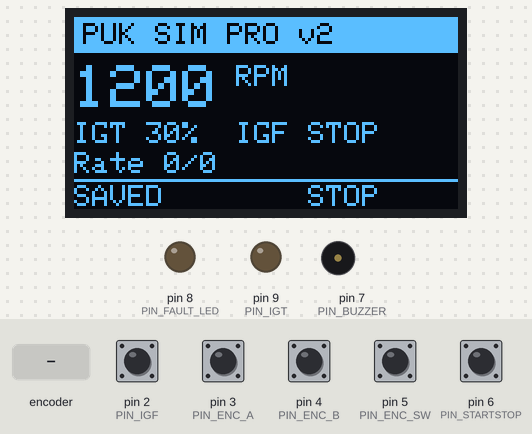
This sketch was run on a simulated Arduino Uno, built with avr-gcc and run on an emulated ATmega328P. Shown: 128×64 one-colour display, output pins drawn as LEDs (lit = HIGH), buzzer (waves = sounding). Dashed ring = blinking. Inputs (shaded band) come from the test bench; at power-on: pin 2 (PIN_IGF), pin 3 (PIN_ENC_A), pin 4 (PIN_ENC_B), pin 5 (PIN_ENC_SW), pin 6 (PIN_STARTSTOP) HIGH. EEPROM starts erased.

Above: at 2.1 s.
2.2 s: pin 6 (PIN_STARTSTOP) pulled LOW for 0.15 s
At 2.57 s:
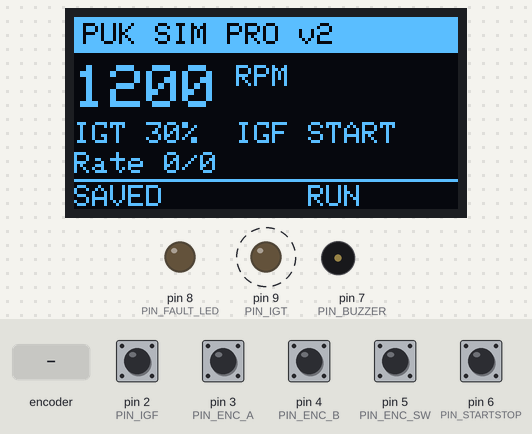
2.9 s: rotary encoder on pin 3 (PIN_ENC_A) / pin 4 (PIN_ENC_B) turned 3 steps (first pin leading)
At 3.52 s:
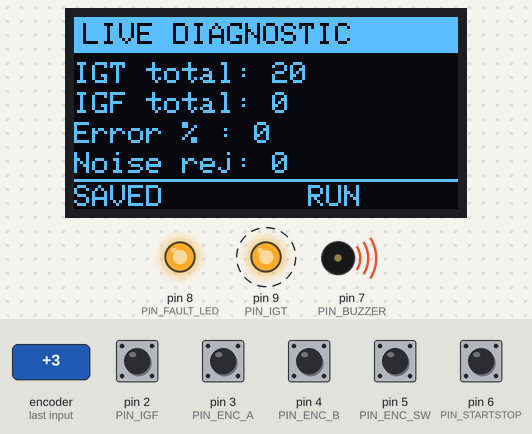
5.0 s: pin 5 (PIN_ENC_SW) pulled LOW for 0.15 s
At 5.62 s:
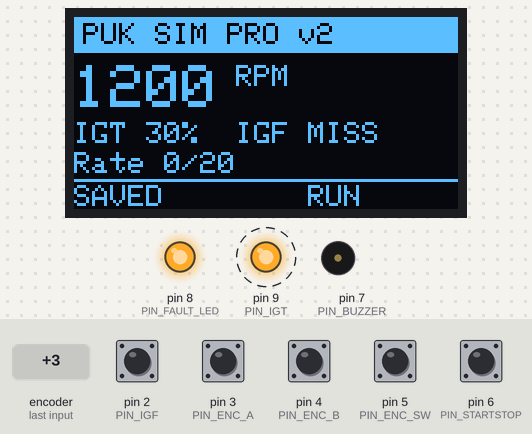
5.7 s: pin 5 (PIN_ENC_SW) pulled LOW for 1 s
At 6.22 s:
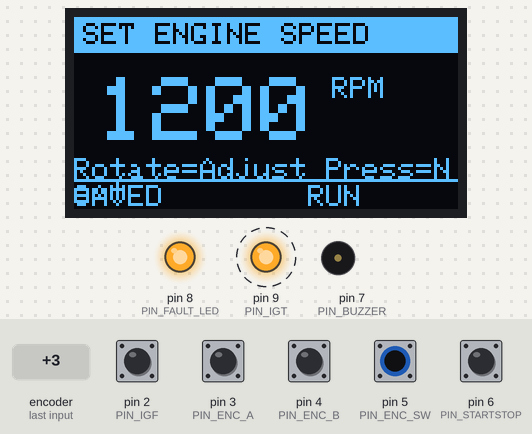
7.3 s: pin 5 (PIN_ENC_SW) pulled LOW for 0.15 s
At 7.94 s:
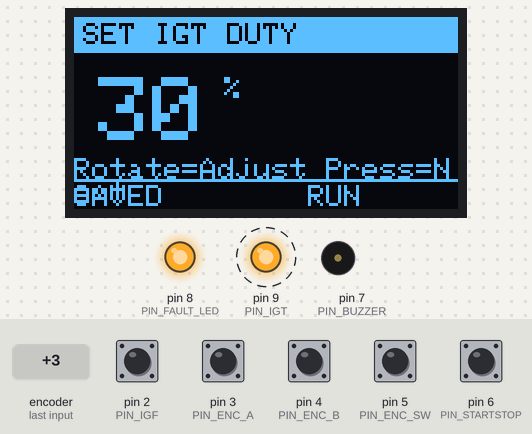
8.0 s: pin 6 (PIN_STARTSTOP) pulled LOW for 1 s
At 9.3 s:
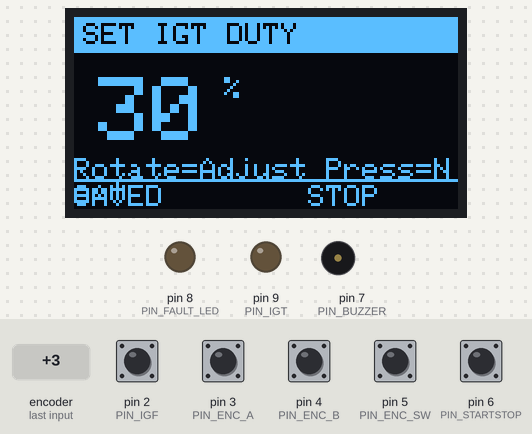
Timing chart, 0 to 11.0 s (numbered marks = the images above; inputs shaded):
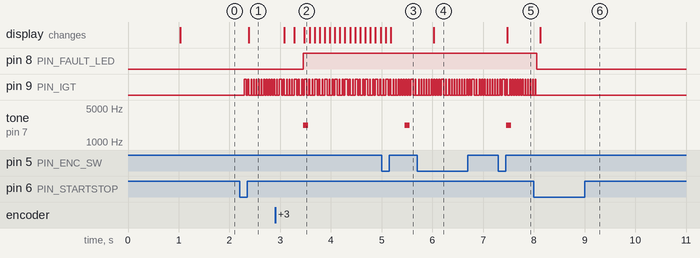

Measured:
- after the input at 2.2 s, pin 9 (PIN_IGT): alternates HIGH for 0.02 s and LOW for 0.04 s, starting after 0.09 s; the display: changes after 0.18 s (image 1)
- after the input at 2.9 s, the display: first changes after 0.18 s (image 2 shows a later state)
- after the input at 5.0 s, the display: first differs from a run without the input after 0.18 s (image 3)
- after the input at 5.7 s, the display: changes after 0.33 s (image 4)
- after the input at 7.3 s, the display: changes after 0.18 s (image 5)
- after the input at 8.0 s, pin 8 (PIN_FAULT_LED): HIGH → LOW after 0.06 s; pin 9 (PIN_IGT): goes on until 8.0 s, then stays LOW; tone on pin 7 (PIN_BUZZER): stays silent (without the input it goes to 2200 Hz after 1.5 s); the display: changes after 0.13 s (image 6)

The sketch:

PUK_StandAlone_OLED_PRO_v2.ino
```cpp
/*
  PUK Stand Alone IGT/IGF OLED Simulator PRO v2.0
  Target: Arduino UNO / Nano (ATmega328P)
  Display: SSD1306 128x64 I2C, address 0x3C

  Features
  - Multi-page industrial-style OLED UI
  - Rotary encoder navigation
  - Adjustable RPM, duty cycle and expected IGF ratio
  - EEPROM save/load with signature and bounds checking
  - Non-blocking IGT signal generator
  - IGF interrupt capture with digital debounce/noise rejection
  - Fail detection: STARTING, OK, MISS, LOW, HIGH, NOISE
  - Audible/LED fault indication

  IMPORTANT
  D9 is a logic signal only. Do not connect D9 directly to an automotive ECU.
  Use the transistor/open-collector output stage in WIRING.md.
*/

#include <Wire.h>
#include <EEPROM.h>
#include <Adafruit_GFX.h>
#include <Adafruit_SSD1306.h>

constexpr uint8_t OLED_WIDTH = 128;
constexpr uint8_t OLED_HEIGHT = 64;
constexpr uint8_t OLED_ADDR = 0x3C;
Adafruit_SSD1306 display(OLED_WIDTH, OLED_HEIGHT, &Wire, -1);

constexpr uint8_t PIN_IGF       = 2;
constexpr uint8_t PIN_ENC_A     = 3;
constexpr uint8_t PIN_ENC_B     = 4;
constexpr uint8_t PIN_ENC_SW    = 5;
constexpr uint8_t PIN_STARTSTOP = 6;
constexpr uint8_t PIN_BUZZER    = 7;
constexpr uint8_t PIN_FAULT_LED = 8;
constexpr uint8_t PIN_IGT       = 9;

constexpr uint16_t RPM_MIN = 200;
constexpr uint16_t RPM_MAX = 7000;
constexpr uint8_t DUTY_MIN = 5;
constexpr uint8_t DUTY_MAX = 90;
constexpr uint8_t RATIO_MIN = 1;
constexpr uint8_t RATIO_MAX = 8;
constexpr uint16_t IGF_TIMEOUT_MS = 700;
constexpr uint16_t STARTUP_GRACE_MS = 1200;
constexpr uint32_t IGF_MIN_EDGE_US = 250;
constexpr uint16_t EEPROM_SIGNATURE = 0x504B;
constexpr int EEPROM_ADDR = 0;

struct Settings {
  uint16_t signature;
  uint16_t rpm;
  uint8_t duty;
  uint8_t pulsesPerRev;
  uint8_t expectedIgfRatio;
  uint8_t tolerancePct;
  uint8_t soundEnabled;
  uint8_t reserved;
};

Settings settings;

enum class Page : uint8_t {
  DASHBOARD, RPM, DUTY, PULSES, IGF_RATIO, TOLERANCE, SETTINGS, DIAGNOSTIC, PAGE_COUNT
};

enum class FailState : uint8_t {
  STOPPED, STARTING, OK, MISS, LOW_RATE, HIGH_RATE, NOISE
};

Page page = Page::DASHBOARD;
FailState failState = FailState::STOPPED;
bool running = false;
bool dirtySettings = false;

volatile uint32_t igfTotalCount = 0;
volatile uint32_t igfWindowCount = 0;
volatile uint32_t lastIgfEdgeUs = 0;
volatile uint32_t noiseRejectedCount = 0;

uint32_t igtTotalCount = 0;
uint32_t igtWindowCount = 0;
uint32_t runStartedMs = 0;
uint32_t lastHealthCheckMs = 0;
uint32_t lastDisplayMs = 0;
uint32_t lastBuzzerMs = 0;
uint16_t measuredIgfRate = 0;
uint16_t expectedIgfRate = 0;
int16_t rateErrorPct = 0;
bool igtHigh = false;
uint32_t phaseStartedUs = 0;

template <typename T>
T clampValue(T value, T minimum, T maximum) {
  if (value < minimum) return minimum;
  if (value > maximum) return maximum;
  return value;
}

const __FlashStringHelper* failText(FailState state) {
  switch (state) {
    case FailState::STOPPED:   return F("STOP");
    case FailState::STARTING:  return F("START");
    case FailState::OK:        return F("OK");
    case FailState::MISS:      return F("MISS");
    case FailState::LOW_RATE:  return F("LOW");
    case FailState::HIGH_RATE: return F("HIGH");
    case FailState::NOISE:     return F("NOISE");
  }
  return F("?");
}

bool isFault(FailState state) {
  return state == FailState::MISS || state == FailState::LOW_RATE ||
         state == FailState::HIGH_RATE || state == FailState::NOISE;
}

void setFactoryDefaults() {
  settings.signature = EEPROM_SIGNATURE;
  settings.rpm = 1200;
  settings.duty = 30;
  settings.pulsesPerRev = 1;
  settings.expectedIgfRatio = 1;
  settings.tolerancePct = 30;
  settings.soundEnabled = 1;
  settings.reserved = 0;
}

bool settingsAreValid() {
  return settings.signature == EEPROM_SIGNATURE &&
         settings.rpm >= RPM_MIN && settings.rpm <= RPM_MAX &&
         settings.duty >= DUTY_MIN && settings.duty <= DUTY_MAX &&
         settings.pulsesPerRev >= 1 && settings.pulsesPerRev <= 8 &&
         settings.expectedIgfRatio >= RATIO_MIN && settings.expectedIgfRatio <= RATIO_MAX &&
         settings.tolerancePct >= 5 && settings.tolerancePct <= 80 &&
         settings.soundEnabled <= 1;
}

void loadSettings() {
  EEPROM.get(EEPROM_ADDR, settings);
  if (!settingsAreValid()) {
    setFactoryDefaults();
    EEPROM.put(EEPROM_ADDR, settings);
  }
}

void saveSettings() {
  settings.signature = EEPROM_SIGNATURE;
  EEPROM.put(EEPROM_ADDR, settings);
  dirtySettings = false;
}

void onIgfFallingEdge() {
  const uint32_t nowUs = micros();
  const uint32_t intervalUs = nowUs - lastIgfEdgeUs;
  if (lastIgfEdgeUs != 0 && intervalUs < IGF_MIN_EDGE_US) {
    noiseRejectedCount++;
    return;
  }
  lastIgfEdgeUs = nowUs;
  igfTotalCount++;
  igfWindowCount++;
}

int8_t readEncoderStep() {
  static uint8_t previousA = HIGH;
  const uint8_t currentA = digitalRead(PIN_ENC_A);
  int8_t step = 0;
  if (currentA != previousA && currentA == LOW) {
    step = (digitalRead(PIN_ENC_B) == HIGH) ? 1 : -1;
  }
  previousA = currentA;
  return step;
}

bool buttonPressed(uint8_t pin) {
  static uint32_t lastChange[2] = {0, 0};
  static uint8_t stableState[2] = {HIGH, HIGH};
  static uint8_t lastReading[2] = {HIGH, HIGH};
  const uint8_t index = (pin == PIN_ENC_SW) ? 0 : 1;
  const uint8_t reading = digitalRead(pin);
  bool pressed = false;
  if (reading != lastReading[index]) {
    lastChange[index] = millis();
    lastReading[index] = reading;
  }
  if (millis() - lastChange[index] > 30 && reading != stableState[index]) {
    stableState[index] = reading;
    if (stableState[index] == LOW) pressed = true;
  }
  return pressed;
}

void adjustCurrentPage(int8_t step) {
  if (step == 0) return;
  switch (page) {
    case Page::DASHBOARD:
      page = static_cast<Page>((static_cast<int8_t>(page) + step + static_cast<int8_t>(Page::PAGE_COUNT)) % static_cast<int8_t>(Page::PAGE_COUNT));
      break;
    case Page::RPM:
      settings.rpm = clampValue<int>(settings.rpm + step * 50, RPM_MIN, RPM_MAX);
      dirtySettings = true;
      break;
    case Page::DUTY:
      settings.duty = clampValue<int>(settings.duty + step, DUTY_MIN, DUTY_MAX);
      dirtySettings = true;
      break;
    case Page::PULSES:
      settings.pulsesPerRev = clampValue<int>(settings.pulsesPerRev + step, 1, 8);
      dirtySettings = true;
      break;
    case Page::IGF_RATIO:
      settings.expectedIgfRatio = clampValue<int>(settings.expectedIgfRatio + step, RATIO_MIN, RATIO_MAX);
      dirtySettings = true;
      break;
    case Page::TOLERANCE:
      settings.tolerancePct = clampValue<int>(settings.tolerancePct + step * 5, 5, 80);
      dirtySettings = true;
      break;
    case Page::SETTINGS:
      settings.soundEnabled = settings.soundEnabled ? 0 : 1;
      dirtySettings = true;
      break;
    case Page::DIAGNOSTIC:
    case Page::PAGE_COUNT:
      page = Page::DASHBOARD;
      break;
  }
}

void nextPage() {
  uint8_t next = static_cast<uint8_t>(page) + 1;
  if (next >= static_cast<uint8_t>(Page::PAGE_COUNT)) next = 0;
  page = static_cast<Page>(next);
}

void stopOutput() {
  running = false;
  digitalWrite(PIN_IGT, LOW);
  igtHigh = false;
  failState = FailState::STOPPED;
  digitalWrite(PIN_FAULT_LED, LOW);
}

void startOutput() {
  noInterrupts();
  igfWindowCount = 0;
  lastIgfEdgeUs = 0;
  interrupts();
  igtWindowCount = 0;
  measuredIgfRate = 0;
  expectedIgfRate = 0;
  rateErrorPct = 0;
  running = true;
  runStartedMs = millis();
  lastHealthCheckMs = millis();
  phaseStartedUs = micros();
  igtHigh = false;
  failState = FailState::STARTING;
}

void toggleRun() {
  if (running) stopOutput();
  else startOutput();
}

void updateIgtGenerator() {
  if (!running) return;
  const uint32_t pulsePeriodUs = 60000000UL / ((uint32_t)settings.rpm * settings.pulsesPerRev);
  const uint32_t highTimeUs = max<uint32_t>(100, (pulsePeriodUs * settings.duty) / 100UL);
  const uint32_t lowTimeUs = max<uint32_t>(100, pulsePeriodUs - highTimeUs);
  const uint32_t nowUs = micros();
  const uint32_t elapsedUs = nowUs - phaseStartedUs;
  if (!igtHigh && elapsedUs >= lowTimeUs) {
    igtHigh = true;
    phaseStartedUs = nowUs;
    digitalWrite(PIN_IGT, HIGH);
    igtTotalCount++;
    igtWindowCount++;
  } else if (igtHigh && elapsedUs >= highTimeUs) {
    igtHigh = false;
    phaseStartedUs = nowUs;
    digitalWrite(PIN_IGT, LOW);
  }
}

void updateHealthMonitor() {
  if (!running) return;
  const uint32_t nowMs = millis();
  if (nowMs - runStartedMs < STARTUP_GRACE_MS) {
    failState = FailState::STARTING;
    return;
  }
  if (nowMs - lastHealthCheckMs < 1000) return;
  const uint32_t windowMs = nowMs - lastHealthCheckMs;
  lastHealthCheckMs = nowMs;

  noInterrupts();
  const uint32_t igfEdges = igfWindowCount;
  igfWindowCount = 0;
  const uint32_t lastEdgeUsCopy = lastIgfEdgeUs;
  const uint32_t noiseCopy = noiseRejectedCount;
  noiseRejectedCount = 0;
  interrupts();

  const uint32_t igtEdges = igtWindowCount;
  igtWindowCount = 0;
  measuredIgfRate = (uint16_t)((igfEdges * 1000UL) / max<uint32_t>(1, windowMs));
  expectedIgfRate = (uint16_t)(((uint32_t)settings.rpm * settings.pulsesPerRev * settings.expectedIgfRatio) / 60UL);
  if (expectedIgfRate > 0) {
    rateErrorPct = (int16_t)(((int32_t)measuredIgfRate - expectedIgfRate) * 100L / expectedIgfRate);
  } else {
    rateErrorPct = 0;
  }

  const bool timedOut = (lastEdgeUsCopy == 0) || ((micros() - lastEdgeUsCopy) > (uint32_t)IGF_TIMEOUT_MS * 1000UL);
  const uint16_t lowerLimit = expectedIgfRate * (100 - settings.tolerancePct) / 100;
  const uint16_t upperLimit = expectedIgfRate * (100 + settings.tolerancePct) / 100;

  if (noiseCopy > max<uint32_t>(3, igfEdges / 3)) failState = FailState::NOISE;
  else if (timedOut || (igtEdges > 0 && igfEdges == 0)) failState = FailState::MISS;
  else if (measuredIgfRate < lowerLimit) failState = FailState::LOW_RATE;
  else if (measuredIgfRate > upperLimit) failState = FailState::HIGH_RATE;
  else failState = FailState::OK;

  const bool fault = isFault(failState);
  digitalWrite(PIN_FAULT_LED, fault ? HIGH : LOW);
  if (fault && settings.soundEnabled && nowMs - lastBuzzerMs > 1500) {
    tone(PIN_BUZZER, 2200, 100);
    lastBuzzerMs = nowMs;
  }
}

void drawHeader(const __FlashStringHelper* title) {
  display.fillRect(0, 0, 128, 12, SSD1306_WHITE);
  display.setTextColor(SSD1306_BLACK);
  display.setCursor(3, 2);
  display.print(title);
  display.setTextColor(SSD1306_WHITE);
}

void drawFooter() {
  display.drawLine(0, 54, 127, 54, SSD1306_WHITE);
  display.setCursor(0, 56);
  display.print(dirtySettings ? F("*UNSAVED") : F("SAVED"));
  display.setCursor(78, 56);
  display.print(running ? F("RUN") : F("STOP"));
}

void drawDashboard() {
  drawHeader(F("PUK SIM PRO v2"));
  display.setTextSize(2);
  display.setCursor(0, 16);
  display.print(settings.rpm);
  display.setTextSize(1);
  display.print(F(" RPM"));
  display.setCursor(0, 35);
  display.print(F("IGT "));
  display.print(settings.duty);
  display.print(F("%  IGF "));
  display.print(failText(failState));
  display.setCursor(0, 45);
  display.print(F("Rate "));
  display.print(measuredIgfRate);
  display.print(F("/"));
  display.print(expectedIgfRate);
  drawFooter();
}

void drawValuePage(const __FlashStringHelper* title, int value, const __FlashStringHelper* unit) {
  drawHeader(title);
  display.setTextSize(3);
  display.setCursor(8, 20);
  display.print(value);
  display.setTextSize(1);
  display.print(F(" "));
  display.print(unit);
  display.setCursor(0, 47);
  display.print(F("Rotate=Adjust Press=Next"));
  drawFooter();
}

void drawSettingsPage() {
  drawHeader(F("ALARM SETTINGS"));
  display.setTextSize(2);
  display.setCursor(5, 21);
  display.print(settings.soundEnabled ? F("SOUND ON") : F("SOUND OFF"));
  display.setTextSize(1);
  display.setCursor(0, 45);
  display.print(F("Rotate=Toggle Press=Next"));
  drawFooter();
}

void drawDiagnosticPage() {
  uint32_t igfCopy;
  uint32_t rejectedCopy;
  noInterrupts();
  igfCopy = igfTotalCount;
  rejectedCopy = noiseRejectedCount;
  interrupts();
  drawHeader(F("LIVE DIAGNOSTIC"));
  display.setCursor(0, 15);
  display.print(F("IGT total: "));
  display.print(igtTotalCount);
  display.setCursor(0, 25);
  display.print(F("IGF total: "));
  display.print(igfCopy);
  display.setCursor(0, 35);
  display.print(F("Error % : "));
  display.print(rateErrorPct);
  display.setCursor(0, 45);
  display.print(F("Noise rej: "));
  display.print(rejectedCopy);
  drawFooter();
}

void updateDisplay() {
  if (millis() - lastDisplayMs < 100) return;
  lastDisplayMs = millis();
  display.clearDisplay();
  display.setTextColor(SSD1306_WHITE);
  display.setTextSize(1);
  switch (page) {
    case Page::DASHBOARD:  drawDashboard(); break;
    case Page::RPM:        drawValuePage(F("SET ENGINE SPEED"), settings.rpm, F("RPM")); break;
    case Page::DUTY:       drawValuePage(F("SET IGT DUTY"), settings.duty, F("%")); break;
    case Page::PULSES:     drawValuePage(F("IGT PULSES/REV"), settings.pulsesPerRev, F("PPR")); break;
    case Page::IGF_RATIO:  drawValuePage(F("EXPECTED IGF RATIO"), settings.expectedIgfRatio, F("xIGT")); break;
    case Page::TOLERANCE:  drawValuePage(F("FAIL TOLERANCE"), settings.tolerancePct, F("%")); break;
    case Page::SETTINGS:   drawSettingsPage(); break;
    case Page::DIAGNOSTIC: drawDiagnosticPage(); break;
    case Page::PAGE_COUNT: page = Page::DASHBOARD; break;
  }
  display.display();
}

void showBootScreen() {
  display.clearDisplay();
  display.setTextColor(SSD1306_WHITE);
  display.setTextSize(2);
  display.setCursor(18, 12);
  display.print(F("PUK SIM"));
  display.setTextSize(1);
  display.setCursor(26, 37);
  display.print(F("OLED PRO v2.0"));
  display.setCursor(20, 51);
  display.print(F("SELF TEST: PASS"));
  display.display();
  delay(900);
}

void setup() {
  pinMode(PIN_IGT, OUTPUT);
  pinMode(PIN_IGF, INPUT_PULLUP);
  pinMode(PIN_ENC_A, INPUT_PULLUP);
  pinMode(PIN_ENC_B, INPUT_PULLUP);
  pinMode(PIN_ENC_SW, INPUT_PULLUP);
  pinMode(PIN_STARTSTOP, INPUT_PULLUP);
  pinMode(PIN_BUZZER, OUTPUT);
  pinMode(PIN_FAULT_LED, OUTPUT);
  digitalWrite(PIN_IGT, LOW);
  digitalWrite(PIN_FAULT_LED, LOW);
  loadSettings();
  Wire.begin();
  if (!display.begin(SSD1306_SWITCHCAPVCC, OLED_ADDR)) {
    while (true) {
      digitalWrite(PIN_FAULT_LED, !digitalRead(PIN_FAULT_LED));
      delay(150);
    }
  }
  showBootScreen();
  attachInterrupt(digitalPinToInterrupt(PIN_IGF), onIgfFallingEdge, FALLING);
}

void loop() {
  const int8_t encoderStep = readEncoderStep();
  adjustCurrentPage(encoderStep);
  if (buttonPressed(PIN_ENC_SW)) nextPage();
  if (buttonPressed(PIN_STARTSTOP)) toggleRun();

  static uint32_t dirtySinceMs = 0;
  if (dirtySettings && dirtySinceMs == 0) dirtySinceMs = millis();
  if (!dirtySettings) dirtySinceMs = 0;
  if (dirtySettings && !running && millis() - dirtySinceMs > 3000) saveSettings();

  updateIgtGenerator();
  updateHealthMonitor();
  updateDisplay();
}
```
